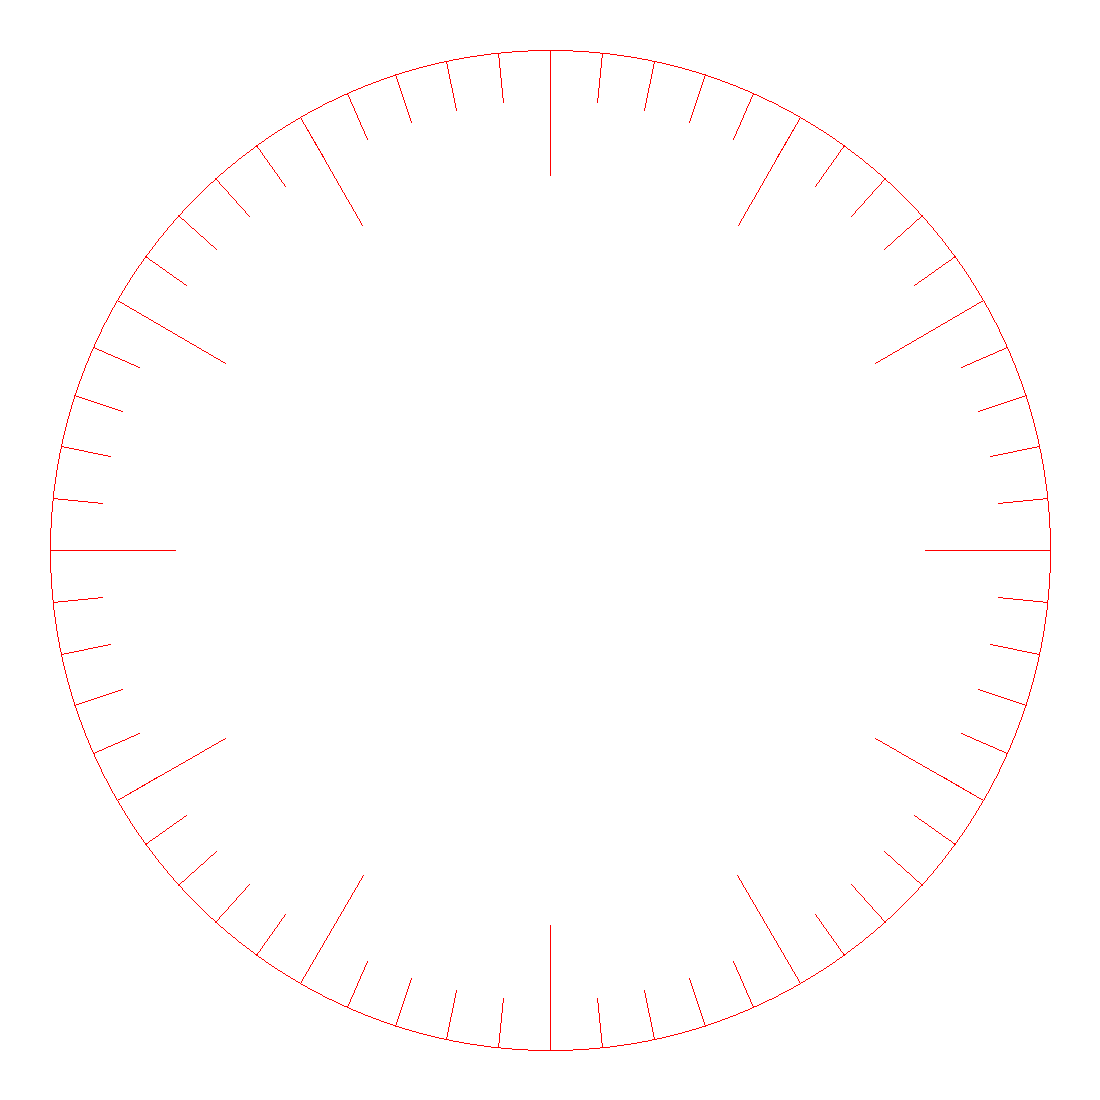

Write Python code to recreate this figure.
import matplotlib.pyplot as plt
from matplotlib.pyplot import imshow
from PIL import Image
import numpy as np

def draw_line(x1, y1, x2, y2):
    dx = x2 - x1
    dy = y2 - y1
    sign_x = 1 if dx > 0 else -1 if dx < 0 else 0
    sign_y = 1 if dy > 0 else -1 if dy < 0 else 0
    dx = abs(dx)
    dy = abs(dy)
    if dx > dy:
        pdx, pdy = sign_x, 0
        es, el = dy, dx
    else:
        pdx, pdy = 0, sign_y
        es, el = dx, dy
    x, y = x1, y1
    error, t = el/2, 0
    img.putpixel((x, y), (255, 0, 0))
    while t < el:
        error -= es
        if error < 0:
            error += el
            x += sign_x
            y += sign_y
        else:
            x += pdx
            y += pdy
        t += 1
        img.putpixel((x, y), (255, 0, 0))


r = int(input())
img = Image.new('RGB', (1100, 1100), (255, 255, 255))
buf = 550
img.putpixel((0 + buf, r + buf), (255, 0, 0))
delta = 3 - 2 * r
y = r
x = 0
while abs(x - y) > 1:
    if delta <= 0:
        img.putpixel((x + 1 + buf, y + buf), (255, 0, 0))
        img.putpixel((y + buf, x + 1 + buf), (255, 0, 0))
        img.putpixel((-(x + 1) + buf, -y + buf), (255, 0, 0))
        img.putpixel((-y + buf, -(x + 1) + buf), (255, 0, 0))
        img.putpixel((-(x + 1) + buf, y + buf), (255, 0, 0))
        img.putpixel((y + buf, -(x + 1) + buf), (255, 0, 0))
        img.putpixel(((x + 1) + buf, -y + buf), (255, 0, 0))
        img.putpixel((-y + buf, (x + 1) + buf), (255, 0, 0))
        delta += 4 * x + 6
        x += 1
    else:
        img.putpixel((x + 1 + buf, y - 1 + buf), (255, 0, 0))
        img.putpixel((y - 1 + buf, x + 1 + buf), (255, 0, 0))
        img.putpixel((-(x + 1) + buf, -(y - 1) + buf), (255, 0, 0))
        img.putpixel((-(y - 1) + buf, -(x + 1) + buf), (255, 0, 0))
        img.putpixel((-(x + 1) + buf, (y - 1) + buf), (255, 0, 0))
        img.putpixel(((y - 1) + buf, -(x + 1) + buf), (255, 0, 0))
        img.putpixel(((x + 1) + buf, -(y - 1) + buf), (255, 0, 0))
        img.putpixel((-(y - 1) + buf, (x + 1) + buf), (255, 0, 0))
        delta += 4 * x - 4 * y + 10
        x += 1
        y -= 1
for i in range(-6, 7):
    x1 = buf + round(r * np.sin(np.radians(30) * i))
    y1 = buf + round(r * np.cos(np.radians(30) * i))
    x2 = buf + round(r * 0.75 * np.sin(np.radians(30) * i))
    y2 = buf + round(r * 0.75 * np.cos(np.radians(30) * i))
    draw_line(x1, y1, x2, y2)
for i in range(-30, 31):
    x1 = buf + round(r * np.sin(np.radians(6) * i))
    y1 = buf + round(r * np.cos(np.radians(6) * i))
    x2 = buf + round(r * 0.90 * np.sin(np.radians(6) * i))
    y2 = buf + round(r * 0.90 * np.cos(np.radians(6) * i))
    draw_line(x1, y1, x2, y2)
imshow(np.asarray(img))
img.save('dial.png')
plt.show()
